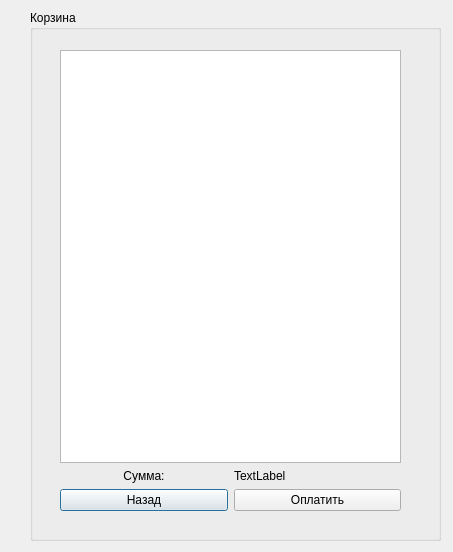
<?xml version="1.0" encoding="UTF-8"?>
<ui version="4.0">
 <class>cart</class>
 <widget class="QDialog" name="cart">
  <property name="geometry">
   <rect>
    <x>0</x>
    <y>0</y>
    <width>453</width>
    <height>552</height>
   </rect>
  </property>
  <property name="windowTitle">
   <string>Dialog</string>
  </property>
  <widget class="QGroupBox" name="groupBox">
   <property name="geometry">
    <rect>
     <x>30</x>
     <y>10</y>
     <width>411</width>
     <height>531</height>
    </rect>
   </property>
   <property name="title">
    <string>Корзина</string>
   </property>
   <widget class="QWidget" name="layoutWidget">
    <property name="geometry">
     <rect>
      <x>30</x>
      <y>40</y>
      <width>341</width>
      <height>461</height>
     </rect>
    </property>
    <layout class="QVBoxLayout" name="verticalLayout">
     <item>
      <widget class="QTableView" name="tableView"/>
     </item>
     <item>
      <layout class="QHBoxLayout" name="horizontalLayout_2">
       <item>
        <widget class="QLabel" name="label_2">
         <property name="text">
          <string>Сумма:</string>
         </property>
         <property name="alignment">
          <set>Qt::AlignmentFlag::AlignCenter</set>
         </property>
        </widget>
       </item>
       <item>
        <widget class="QLabel" name="totallabel">
         <property name="text">
          <string>TextLabel</string>
         </property>
        </widget>
       </item>
      </layout>
     </item>
     <item>
      <layout class="QHBoxLayout" name="horizontalLayout">
       <item>
        <widget class="QPushButton" name="pushButton">
         <property name="text">
          <string>Назад</string>
         </property>
        </widget>
       </item>
       <item>
        <widget class="QPushButton" name="pushButton_2">
         <property name="text">
          <string>Оплатить</string>
         </property>
        </widget>
       </item>
      </layout>
     </item>
    </layout>
   </widget>
  </widget>
 </widget>
 <resources/>
 <connections/>
</ui>
